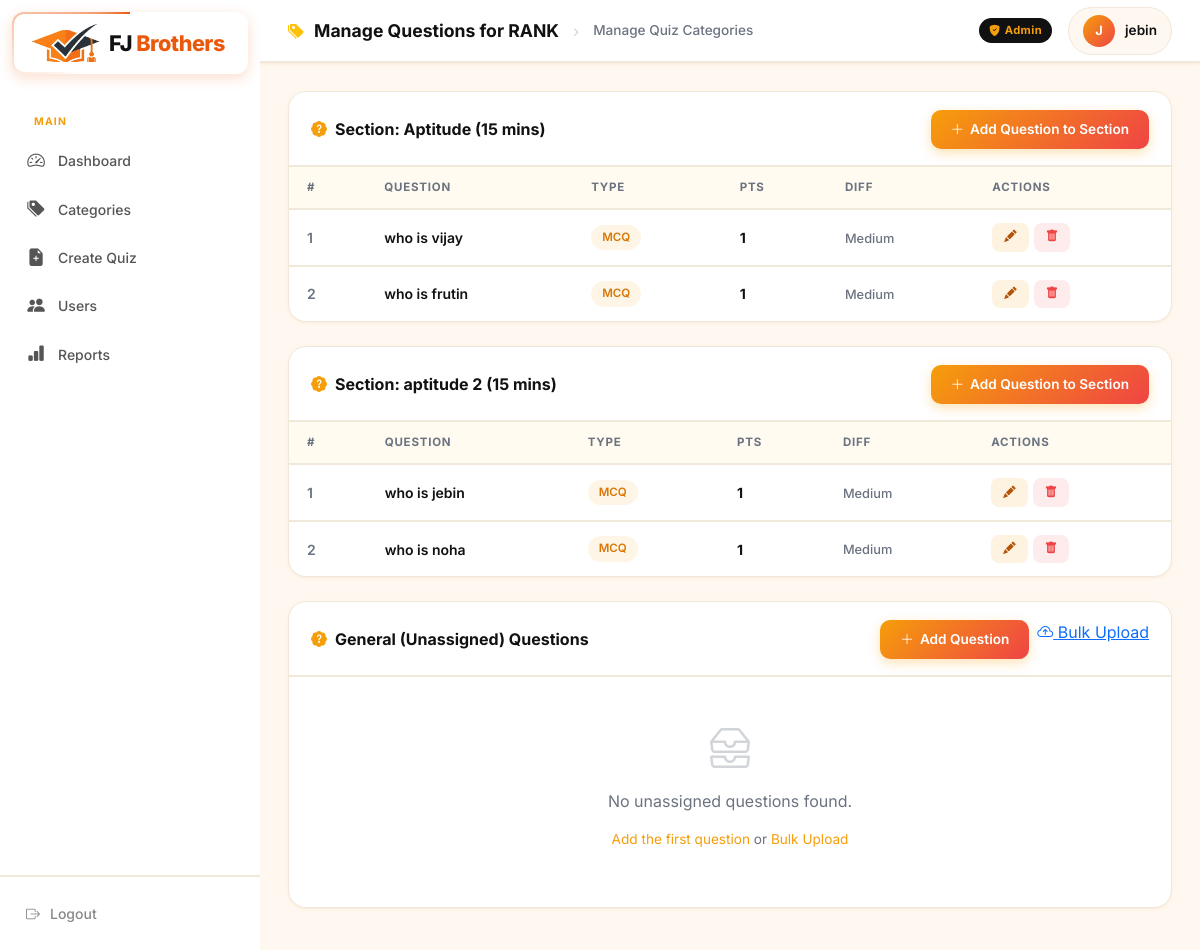
Page /admin-dashboard/quiz/6/questions/ (signed in) on the committed database.
### quiz/models.py (models this page shows, shortened)
class QuizSection(models.Model):
    quiz = models.ForeignKey(Quiz, on_delete=models.CASCADE, related_name='sections')
    title = models.CharField(max_length=255)
    description = models.TextField(blank=True, null=True)
    time_limit = models.PositiveIntegerField(blank=True, null=True, help_text="Time limit in minutes for this specific section")
    order = models.PositiveIntegerField(default=0)
    class Meta:
        ordering = ['order', 'id']

class Question(models.Model):
    QUESTION_TYPES = [
        ('MCQ', 'Multiple Choice Single Answer'),
        ('MultipleAnswers', 'Multiple Choice Multiple Answers'),
        ('TrueFalse', 'True/False'),
        ('FillBlank', 'Fill in the Blank'),
        ('Image', 'Image Question'),
        ('Programming', 'Code/Programming Question'),
        ('Paragraph', 'Paragraph/Short Answer Question')
    ]
    quiz = models.ForeignKey(Quiz, on_delete=models.CASCADE, related_name='questions')
    section = models.ForeignKey(QuizSection, on_delete=models.SET_NULL, null=True, blank=True, related_name='questions')
    text = models.TextField(help_text="The question text")
    question_type = models.CharField(max_length=50, choices=QUESTION_TYPES, default='MCQ')
    correct_answer_text = models.TextField(blank=True, null=True, help_text="For Fill-in-Blank, Code, and Paragraph questions")
    difficulty = models.CharField(max_length=50, choices=[('Easy', 'Easy'), ('Medium', 'Medium'), ('Hard', 'Hard')], default='Medium')
    image_url = models.CharField(max_length=255, blank=True, null=True, help_text="URL or path to question image")
    points = models.PositiveIntegerField(default=1, help_text="Points awarded for a correct answer")
    negative_marks = models.FloatField(default=0.0, help_text="Points deducted for a wrong answer")
    explanation = models.TextField(blank=True, null=True, help_text="Explanation justifying the correct answer")

### quiz/views.py (the view)
# urls.py: path('admin-dashboard/quiz/<int:quiz_id>/questions/', views.admin_quiz_questions_list, name='admin_quiz_questions_list'),
@user_passes_test(is_admin)
def admin_quiz_questions_list(request, quiz_id):
    quiz = get_object_or_404(Quiz, id=quiz_id)
    questions = list(quiz.questions.all().order_by('id'))
    sections = list(quiz.sections.all().order_by('order'))
    grouped_questions = []
    for sec in sections:
        sec_qs = [q for q in questions if q.section_id == sec.id]
        grouped_questions.append({
            'section': sec,
            'questions': sec_qs
        })
    general_qs = [q for q in questions if q.section_id is None]
    return render(request, 'quiz/admin_questions_list.html', {
        'quiz': quiz,
        'grouped_questions': grouped_questions,
        'general_qs': general_qs,
        'title': f'Manage Questions for {quiz.title}'
    })

### quiz/views.py (called while the page is built)
def is_admin(user):
    return user.is_authenticated and (user.is_staff or user.is_superuser)

### quiz/templates/quiz/admin_questions_list.html (shortened to what this page needs)
{% load static %}
<!DOCTYPE html>
<html lang="en">
<head>
  <link href="https://cdn.jsdelivr.net/npm/bootstrap@5.3.2/dist/css/bootstrap.min.css" rel="stylesheet">
  <link rel="stylesheet" href="https://cdn.jsdelivr.net/npm/bootstrap-icons@1.11.3/font/bootstrap-icons.min.css">
</head>
<body>
  <aside class="sidebar">
    <div class="sidebar-brand animated-brand-border" style="padding: 12px 20px; display: flex; align-items: center; gap: 10px;  border-radius: 12px; margin: 12px; background: #fff;">
      <img src="{% static 'quiz/images/logo_icon.png' %}" alt="FJ Brothers Icon" style="height: 38px; width: auto; object-fit: contain;">
      <div style="font-size: 1.35rem; font-weight: 800; color: var(--black); letter-spacing: -0.5px;">FJ <span style="color: var(--orange, #ea580c);">Brothers</span></div>
    </div>
    <nav class="sidebar-nav">
      <div class="sidebar-section-label">Main</div>
      <a href="{% url 'quiz:admin_dashboard' %}">
        <i class="bi bi-speedometer2"></i> <span>Dashboard</span>
      </a>
      <a href="{% url 'quiz:admin_categories_list' %}">
        <i class="bi bi-tags-fill"></i> <span>Categories</span>
      </a>
      <a href="{% url 'quiz:admin_add_quiz' %}">
        <i class="bi bi-file-earmark-plus-fill"></i> <span>Create Quiz</span>
      </a>
      <a href="{% url 'quiz:admin_users_list' %}">
        <i class="bi bi-people-fill"></i> <span>Users</span>
      </a>
      <a href="{% url 'quiz:admin_reports' %}">
        <i class="bi bi-bar-chart-fill"></i> <span>Reports</span>
      </a>
    </nav>
    <div class="sidebar-footer">
      <a href="{% url 'quiz:logout' %}">
        <i class="bi bi-box-arrow-right"></i> <span>Logout</span>
      </a>
    </div>
  </aside>
  <div class="main-wrapper">
    <header class="topbar">
      <div class="topbar-left">
        <i class="bi bi-tags-fill text-warning"></i>
        <h4>{{ title }}</h4>
        <span style="margin:0 4px;color:#d1d5db;">›</span>
        <span style="font-size:.85rem;color:var(--text-muted);font-weight:500;">Manage Quiz Categories</span>
      </div>
      <div class="topbar-right">
        <span class="topbar-badge"><i class="bi bi-shield-fill-check me-1"></i>Admin</span>
        <div class="topbar-admin">
          <div class="avatar">{{ request.user.username|first|upper }}</div>
          <span>{{ request.user.username }}</span>
        </div>
      </div>
    </header>
    <main class="content-area" style="overflow-y:auto;">
      {% for group in grouped_questions %}
      <div class="section-card">
        <div class="section-card-header">
          <h5><i class="bi bi-patch-question-fill"></i> Section: {{ group.section.title }} {% if group.section.time_limit %}({{ group.section.time_limit }} mins){% endif %}</h5>
          <div style="display:flex;gap:8px;">
            <a href="{% url 'quiz:admin_add_question' quiz.id %}?section_id={{ group.section.id }}" class="btn-primary-cta">
              <i class="bi bi-plus-lg"></i> Add Question to Section
            </a>
          </div>
        </div>
        <div class="section-card-body" style="padding: 0;">
          {% if group.questions %}
          <div class="table-responsive" style="max-height: 40vh; overflow-y: auto;">
          <table class="dash-table">
            <thead>
              <tr>
                <th>#</th>
                <th>Question</th>
                <th>Type</th>
                <th>Pts</th>
                <th>Diff</th>
                <th>Actions</th>
              </tr>
            </thead>
            <tbody>
              {% for q in group.questions %}
              <tr>
                <td style="color:var(--text-muted);font-weight:600;">{{ forloop.counter }}</td>
                <td>
                  <div style="font-weight:600;max-width:350px;white-space:nowrap;overflow:hidden;text-overflow:ellipsis;" title="{{ q.text }}">{{ q.text }}</div>
                </td>
                <td><span class="badge-pill badge-count">{{ q.question_type }}</span></td>
                <td><strong>{{ q.points }}</strong></td>
                <td><span style="font-size:.8rem;font-weight:500;color:var(--text-muted);">{{ q.difficulty }}</span></td>
                <td>
                  <div style="display:flex;gap:5px;">
                    <a href="{% url 'quiz:admin_edit_question' q.id %}" class="tbl-action-btn btn-edit" title="Edit">
                      <i class="bi bi-pencil-fill"></i>
                    </a>
                    <form method="post" action="{% url 'quiz:admin_delete_question' q.id %}" style="display:inline;" onsubmit="return confirm('Delete this question?');">
                      <button type="submit" class="tbl-action-btn btn-del" title="Delete">
                        <i class="bi bi-trash-fill"></i>
                      </button>
                    </form>
                  </div>
                </td>
              </tr>
              {% endfor %}
            </tbody>
          </table>
          </div>
          {% endif %}
        </div>
      </div>
      {% endfor %}
      <div class="section-card">
        <div class="section-card-header">
          <h5><i class="bi bi-patch-question-fill"></i> {% if grouped_questions %}General (Unassigned) Questions{% else %}Questions for: {{ quiz.title }}{% endif %}</h5>
          <div style="display:flex;gap:8px;">
            <a href="{% url 'quiz:admin_add_question' quiz.id %}" class="btn-primary-cta">
              <i class="bi bi-plus-lg"></i> Add Question
            </a>
            <a href="{% url 'quiz:admin_bulk_upload_questions' quiz.id %}" class="btn-outline">
              <i class="bi bi-cloud-arrow-up"></i> Bulk Upload
            </a>
          </div>
        </div>
        <div class="section-card-body" style="padding: 0;">
          {% if general_qs %}
          <div class="table-responsive" style="max-height: 40vh; overflow-y: auto;">
          <table class="dash-table">
            <thead>
              <tr>
                <th>#</th>
                <th>Question</th>
                <th>Type</th>
                <th>Pts</th>
                <th>Diff</th>
                <th>Actions</th>
              </tr>
            </thead>
            <tbody>
              {% for q in general_qs %}
              <tr>
                <td style="color:var(--text-muted);font-weight:600;">{{ forloop.counter }}</td>
                <td>
                  <div style="font-weight:600;max-width:350px;white-space:nowrap;overflow:hidden;text-overflow:ellipsis;" title="{{ q.text }}">{{ q.text }}</div>
                </td>
                <td><span class="badge-pill badge-count">{{ q.question_type }}</span></td>
                <td><strong>{{ q.points }}</strong></td>
                <td><span style="font-size:.8rem;font-weight:500;color:var(--text-muted);">{{ q.difficulty }}</span></td>
                <td>
                  <div style="display:flex;gap:5px;">
                    <a href="{% url 'quiz:admin_edit_question' q.id %}" class="tbl-action-btn btn-edit" title="Edit">
                      <i class="bi bi-pencil-fill"></i>
                    </a>
                    <form method="post" action="{% url 'quiz:admin_delete_question' q.id %}" style="display:inline;" onsubmit="return confirm('Delete this question?');">
                      {% csrf_token %}
                      <button type="submit" class="tbl-action-btn btn-del" title="Delete">
                        <i class="bi bi-trash-fill"></i>
                      </button>
                    </form>
                  </div>
                </td>
              </tr>
              {% endfor %}
            </tbody>
          </table>
          </div>
          {% else %}
          <div class="empty-state">
            <i class="bi bi-inboxes"></i>
            <p>No {% if grouped_questions %}unassigned {% endif %}questions found.</p>
            <p style="font-size:0.85rem; margin-top:10px;"><a href="{% url 'quiz:admin_add_question' quiz.id %}" style="color:var(--accent);text-decoration:none;">Add the first question</a> or <a href="{% url 'quiz:admin_bulk_upload_questions' quiz.id %}" style="color:var(--accent);text-decoration:none;">Bulk Upload</a></p>
          </div>
          {% endif %}
        </div>
      </div>
    </main>
  </div>
</body>
</html>

### rows in the picture
QuizSection: section "Aptitude", section.time_limit "15"
Question: text "who is vijay", question_type "MCQ", points "1", difficulty "Medium"
Question: text "who is frutin", question_type "MCQ", points "1", difficulty "Medium"
QuizSection: section "aptitude 2", section.time_limit "15"
Question: text "who is jebin", question_type "MCQ", points "1", difficulty "Medium"
Question: text "who is noha", question_type "MCQ", points "1", difficulty "Medium"

### other values in the picture
{{ title }} "Manage Questions for RANK"
{{ request.user.username|first|upper }} "J"
{{ request.user.username }} "jebin"
